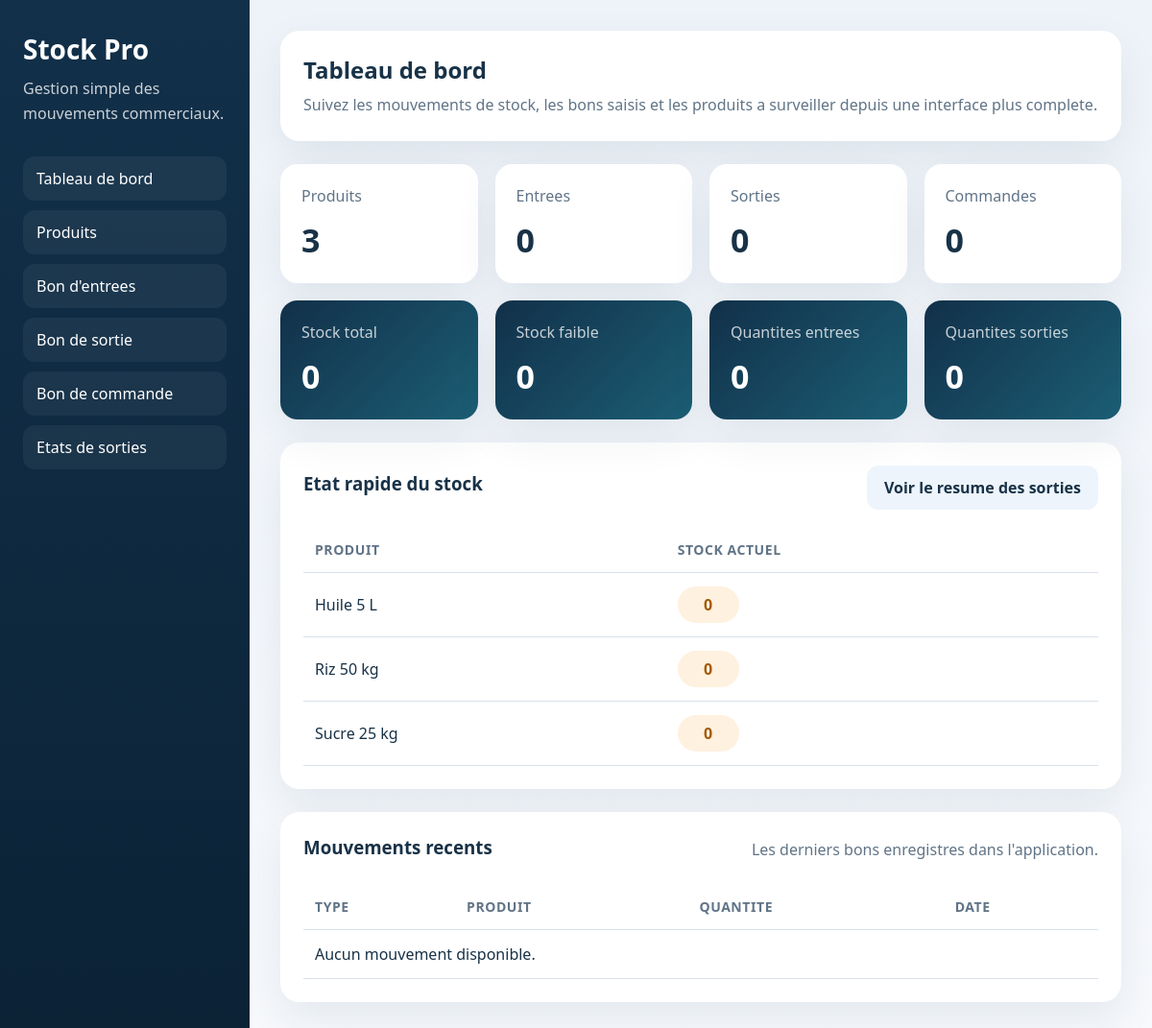
The page / on the database its author committed.
### tables this page shows
CREATE TABLE produits (
    id INT AUTO_INCREMENT PRIMARY KEY,
    nom VARCHAR(150) NOT NULL UNIQUE,
    stock INT NOT NULL DEFAULT 0,
    created_at TIMESTAMP DEFAULT CURRENT_TIMESTAMP
);

### index.php (the view, shortened to what this page needs)
<?php
require_once 'connexion.php';
$totalProduits = (int) $pdo->query('SELECT COUNT(*) FROM produits')->fetchColumn();
$totalEntrees = (int) $pdo->query('SELECT COUNT(*) FROM entrees')->fetchColumn();
$totalSorties = (int) $pdo->query('SELECT COUNT(*) FROM sorties')->fetchColumn();
$totalCommandes = (int) $pdo->query('SELECT COUNT(*) FROM commandes')->fetchColumn();
$quantiteEntrees = (int) $pdo->query('SELECT COALESCE(SUM(quantite), 0) FROM entrees')->fetchColumn();
$quantiteSorties = (int) $pdo->query('SELECT COALESCE(SUM(quantite), 0) FROM sorties')->fetchColumn();
$stockTotal = (int) $pdo->query('SELECT COALESCE(SUM(stock), 0) FROM produits')->fetchColumn();
$stockFaible = (int) $pdo->query('SELECT COUNT(*) FROM produits WHERE stock BETWEEN 1 AND 10')->fetchColumn();
$stocks = $pdo->query('SELECT nom, stock FROM produits ORDER BY nom ASC')->fetchAll();
$mouvementsRecents = $pdo->query(
    "(SELECT 'Entree' AS type_bon, p.nom AS produit, e.quantite, e.date_mouvement
      FROM entrees e
      INNER JOIN produits p ON p.id = e.produit_id)
     UNION ALL
     (SELECT 'Sortie' AS type_bon, p.nom AS produit, s.quantite, s.date_mouvement
      FROM sorties s
      INNER JOIN produits p ON p.id = s.produit_id)
     UNION ALL
     (SELECT 'Commande' AS type_bon, p.nom AS produit, c.quantite, c.date_mouvement
      FROM commandes c
      INNER JOIN produits p ON p.id = c.produit_id)
     ORDER BY date_mouvement DESC, quantite DESC
     LIMIT 8"
)->fetchAll();
require_once 'includes/header.php';
?>
<section class="hero">
    <div>
        <h2>Tableau de bord</h2>
        <p>Suivez les mouvements de stock, les bons saisis et les produits a surveiller depuis une interface plus complete.</p>
    </div>
</section>
<section class="cards">
    <article class="card">
        <span>Produits</span>
        <strong><?php echo $totalProduits; ?></strong>
    </article>
    <article class="card">
        <span>Entrees</span>
        <strong><?php echo $totalEntrees; ?></strong>
    </article>
    <article class="card">
        <span>Sorties</span>
        <strong><?php echo $totalSorties; ?></strong>
    </article>
    <article class="card">
        <span>Commandes</span>
        <strong><?php echo $totalCommandes; ?></strong>
    </article>
    <article class="card accent">
        <span>Stock total</span>
        <strong><?php echo $stockTotal; ?></strong>
    </article>
    <article class="card accent">
        <span>Stock faible</span>
        <strong><?php echo $stockFaible; ?></strong>
    </article>
    <article class="card accent">
        <span>Quantites entrees</span>
        <strong><?php echo $quantiteEntrees; ?></strong>
    </article>
    <article class="card accent">
        <span>Quantites sorties</span>
        <strong><?php echo $quantiteSorties; ?></strong>
    </article>
</section>
<section class="panel">
    <div class="panel-header">
        <h3>Etat rapide du stock</h3>
        <a class="button secondary" href="etat_sorties.php">Voir le resume des sorties</a>
    </div>
    <div class="table-wrapper">
        <table>
            <thead>
                <tr>
                    <th>Produit</th>
                    <th>Stock actuel</th>
                </tr>
            </thead>
            <tbody>
                <?php if (empty($stocks)): ?>
                    <tr>
                        <td colspan="2">Aucun produit enregistre pour le moment.</td>
                    </tr>
                <?php else: ?>
                    <?php foreach ($stocks as $stock): ?>
                        <tr>
                            <td><?php echo htmlspecialchars($stock['nom']); ?></td>
                            <td>
                                <span class="stock-badge <?php echo (int) $stock['stock'] <= 10 ? 'low' : 'ok'; ?>">
                                    <?php echo (int) $stock['stock']; ?>
                                </span>
                            </td>
                        </tr>
                    <?php endforeach; ?>
                <?php endif; ?>
            </tbody>
        </table>
    </div>
</section>
<section class="panel">
    <div class="panel-header">
        <h3>Mouvements recents</h3>
        <p>Les derniers bons enregistres dans l'application.</p>
    </div>
    <div class="table-wrapper">
        <table>
            <thead>
                <tr>
                    <th>Type</th>
                    <th>Produit</th>
                    <th>Quantite</th>
                    <th>Date</th>
                </tr>
            </thead>
            <tbody>
                <?php if (empty($mouvementsRecents)): ?>
                    <tr>
                        <td colspan="4">Aucun mouvement disponible.</td>
                    </tr>
                <?php endif; ?>
            </tbody>
        </table>
    </div>
</section>
<?php require_once 'includes/footer.php'; ?>

### style.css (style rules this page uses)
:root { --bg: #f3f6fb; --panel: #ffffff; --sidebar: #12304a; --sidebar-soft: #1c476b; --text: #183247; --muted: #617487; --border: #d8e0ea; --primary: #0f7b6c; --primary-hover: #0c675a; --danger: #b54747; --success-bg: #e8f7f0; --danger-bg: #fdeeee; --shadow: 0 18px 45px rgba(18, 48, 74, 0.08); }
* { box-sizing: border-box; }
body { margin: 0; font-family: "Segoe UI", Tahoma, Geneva, Verdana, sans-serif; background: linear-gradient(180deg, #eef3f9 0%, #f7f9fc 100%); color: var(--text); }
.hero, .panel { background: var(--panel); border-radius: 20px; padding: 24px; box-shadow: var(--shadow); margin-bottom: 24px; }
.hero h2, .panel h2, .panel h3 { margin-top: 0; margin-bottom: 8px; }
.hero p, .panel p { margin: 0; color: var(--muted); line-height: 1.6; }
.cards { display: grid; grid-template-columns: repeat(4, minmax(0, 1fr)); gap: 18px; margin-bottom: 24px; }
.card { background: var(--panel); border-radius: 18px; padding: 22px; box-shadow: var(--shadow); }
.card span { display: block; color: var(--muted); margin-bottom: 12px; }
.card strong { font-size: 34px; }
.card.accent { background: linear-gradient(135deg, #12304a 0%, #1b5e74 100%); color: #ffffff; }
.card.accent span { color: rgba(255, 255, 255, 0.76); }
.panel-header { display: flex; justify-content: space-between; align-items: center; gap: 16px; margin-bottom: 18px; }
.button { display: inline-flex; align-items: center; justify-content: center; border: none; border-radius: 12px; padding: 12px 18px; background: var(--primary); color: #ffffff; text-decoration: none; font-weight: 600; cursor: pointer; transition: background 0.2s ease; }
.button.secondary { background: #edf4fb; color: var(--text); }
.table-wrapper { overflow-x: auto; }
table { width: 100%; border-collapse: collapse; }
th, td { text-align: left; padding: 14px 12px; border-bottom: 1px solid var(--border); vertical-align: middle; }
th { color: var(--muted); font-size: 14px; text-transform: uppercase; letter-spacing: 0.04em; }
.stock-badge { display: inline-flex; min-width: 64px; justify-content: center; padding: 8px 12px; border-radius: 999px; font-weight: 700; }
.stock-badge.low { background: #fff1df; color: #a35a00; }

### rows shown on the page
produits: nom "Huile 5 L", stock "0"
produits: nom "Riz 50 kg", stock "0"
produits: nom "Sucre 25 kg", stock "0"

### other values the page prints
$totalProduits "3"
$totalEntrees "0"
$totalSorties "0"
$totalCommandes "0"
$stockTotal "0"
$stockFaible "0"
$quantiteEntrees "0"
$quantiteSorties "0"
